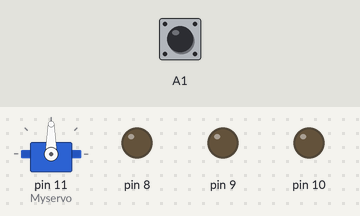
Recording of a sketch running on a simulated Arduino Uno, built with avr-gcc and run on an emulated ATmega328P. Shown: servo, output pins drawn as LEDs (lit = HIGH). Inputs (shaded band) come from the test bench; at power-on: A1 HIGH. What the sketch prints to the serial monitor is not drawn.

Above: at 1.2 s.
1.3 s: A1 pulled LOW for 0.15 s
At 4.1 s:
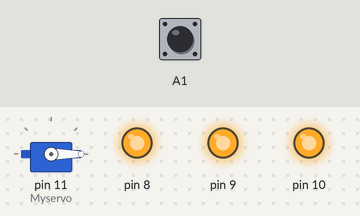
4.4 s: A1 pulled LOW for 1 s
At 6.7 s:
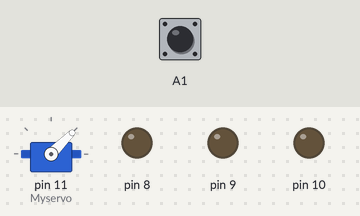
8.4 s: A1 pulled LOW for 3.2 s
At 13.7 s:
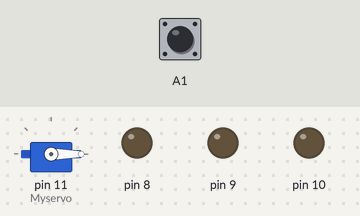
Timing chart, 0 to 15.2 s (numbered marks = the images above; inputs shaded):
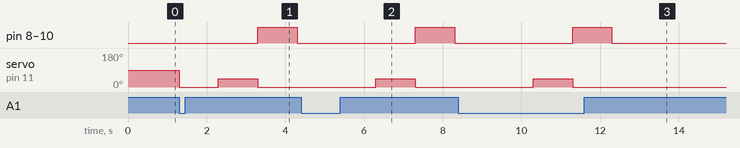

Measured:
- after the input at 1.3 s, pin 8–10: LOW → HIGH after 2.0 s, → LOW 1.0 s later; servo on pin 11 (Myservo): 90° → 0° at once, → 45° 1.0 s later, → 0° 1.0 s later
- after the input at 4.4 s, pin 8–10: LOW → HIGH after 2.9 s, → LOW 1.0 s later; servo on pin 11 (Myservo): 0° → 45° after 1.9 s, → 0° 1.0 s later
- after the input at 8.4 s, pin 8–10: LOW → HIGH after 2.9 s, → LOW 1.0 s later; servo on pin 11 (Myservo): 0° → 45° after 1.9 s, → 0° 1.0 s later

The sketch:

servo3.ino
```cpp
#include<Servo.h>
Servo Myservo;
int pos=0;
void setup()
{
  Serial.begin(9600);
  pinMode(A1,INPUT_PULLUP);
  Myservo.attach(11);
  pinMode(8, OUTPUT);
  pinMode(9, OUTPUT);
  pinMode(10, OUTPUT);
  digitalWrite(8,LOW);
  digitalWrite(9,LOW);
  digitalWrite(10,LOW);
}

void loop()
{
  if(digitalRead(A1)==LOW)
  {
    Myservo.write(0);
    delay(1000);
    Myservo.write(45);
    delay(1000);
    Myservo.write(0);
    Serial.print("Yey!");

  digitalWrite(8,HIGH);
  digitalWrite(9,HIGH);
  digitalWrite(10,HIGH);
  delay(1000);
  digitalWrite(8,LOW);
  digitalWrite(9,LOW);
  digitalWrite(10,LOW);
  delay(1000);
  }
}
```
